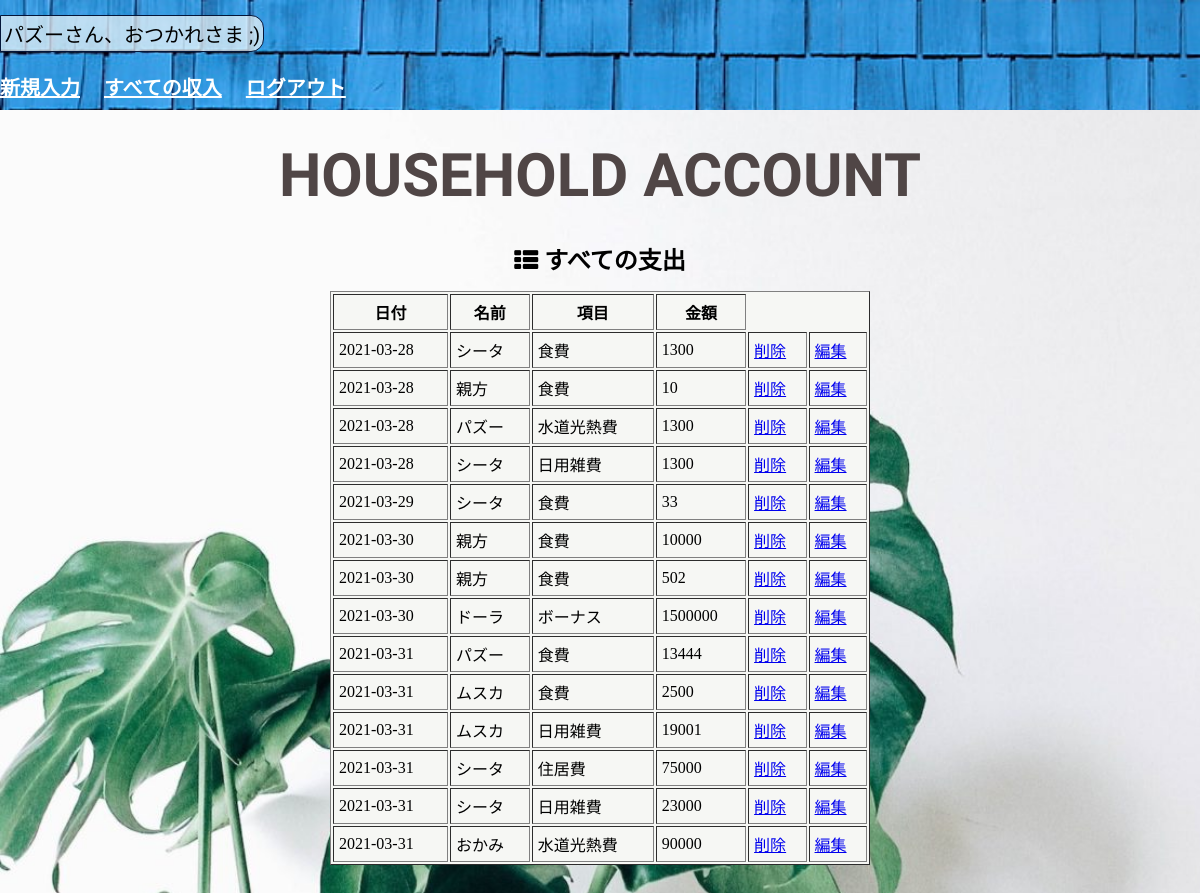
Page /expenses.php (signed in) on the committed database.
### tables this page shows
CREATE TABLE `money_table` (
  `id` int(12) NOT NULL,
  `name` varchar(30) NOT NULL,
  `balance` varchar(5) NOT NULL,
  `item` varchar(30) NOT NULL,
  `howmuch` int(8) NOT NULL,
  `indate` date NOT NULL
);

### expenses.php (the view, shortened to what this page needs)
<?php
$name = $_SESSION["name"];
try {
    $pdo = new PDO('mysql:dbname=hha_db;charset=utf8;host=localhost','root','root');
    } catch (PDOException $e) {
      exit('データベースに接続できませんでした。'.$e->getMessage());
    }
$stmt = $pdo->prepare("SELECT * FROM money_table WHERE balance = '支出'");
$status = $stmt->execute();
$view="";
if($status == false) {
    $error = $stmt->errorInfo();
    exit("ErrorQuery:".$error[2]);
}else{
    while($result = $stmt->fetch(PDO::FETCH_ASSOC)) {
        $view .= "<tr>".
        "<td>".$result['indate']."</td>".
        "<td>".$result['name']."</td>".
        "<td>".$result['item']."</td>".
        "<td>".$result['howmuch']."</td>".
        "<td>"."<a class='btn_dlt' href=ex_delete.php?id=" . $result['id'] . ">削除</a>"."</td>".
        "<td>"."<a href=update_form.php?id=" . $result['id'] . ">編集</a>"."</td>".
        "</tr>";
    }
}
?>
<!DOCTYPE html>
<html lang="ja">
<head>
    <link rel="stylesheet" href="style.css">
    <link rel="stylesheet" href="https://maxcdn.bootstrapcdn.com/font-awesome/4.4.0/css/font-awesome.min.css">
</head>
<body>
<header>
    <p><?= $name ?>さん、おつかれさま ;)</p>
    <nav>
        <a href="index.php">新規入力</a>
        <a href="incomes.php">すべての収入</a>
        <a href="logout.php">ログアウト</a>
    </nav>
</header>
<div class="theme">
    <h1>HOUSEHOLD ACCOUNT</h1>
</div>
<div class="theme2">
    <h2><i class="fa fa-th-list "></i> すべての支出</h2>
</div>
<div class="table ex">
    <table border="1">
        <thead>
            <tr>
                <th>日付</th>
                <th>名前</th>
                <th>項目</th>
                <th>金額</th>
            </tr>
        </thead>
        <tbody>
            <?= $view ?>
        </tbody>
    </table>
</div>
</body>
</html>

### style.css (style rules this page uses)
body { background-image: url(./img/white_wall.jpg); background-size: cover; margin: 0 0 8px; }
p, .theme2, label, nav a { font-family: 'Kosugi Maru', sans-serif; }
header { height: 110px; width: -webkit-fill-available; background-image: url(./img/blue.jpg); background-size: cover; }
p { margin-top: 15px; font-size: 20px; background-color: #fdfdfaab; display: inline-block; border: rgb(4 22 57) 1px solid; border-radius: 0 13px 13px 0; padding: 3px; }
nav a { color: #fff; margin-right: 20px; font-weight: bold; font-size: 20px; }
h1 { font-family: 'New Tegomin', serif; font-size: 60px; margin: 30px auto; text-align: center; color: #504646; }
.theme2 { text-align: center; margin-bottom: 15px; }
.theme2 h2 { margin-bottom: 0; }
table { width: 45%; margin: 0 auto 70px; background-color: #f6f7f4; }
table th, table td { padding: 5px; }

### rows in the picture
money_table: indate "2021-03-28", name "シータ", item "食費", howmuch "1300"
money_table: indate "2021-03-28", name "親方", item "食費", howmuch "10"
money_table: indate "2021-03-28", name "パズー", item "水道光熱費", howmuch "1300"
money_table: indate "2021-03-28", name "シータ", item "日用雑費", howmuch "1300"
money_table: indate "2021-03-29", name "シータ", item "食費", howmuch "33"
money_table: indate "2021-03-30", name "親方", item "食費", howmuch "10000"
money_table: indate "2021-03-30", name "親方", item "食費", howmuch "502"
money_table: indate "2021-03-30", name "ドーラ", item "ボーナス", howmuch "1500000"
money_table: indate "2021-03-31", name "パズー", item "食費", howmuch "13444"
money_table: indate "2021-03-31", name "ムスカ", item "食費", howmuch "2500"
money_table: indate "2021-03-31", name "ムスカ", item "日用雑費", howmuch "19001"
money_table: indate "2021-03-31", name "シータ", item "住居費", howmuch "75000"
money_table: indate "2021-03-31", name "シータ", item "日用雑費", howmuch "23000"
money_table: indate "2021-03-31", name "おかみ", item "水道光熱費", howmuch "90000"

### other values in the picture
$name "パズー"
